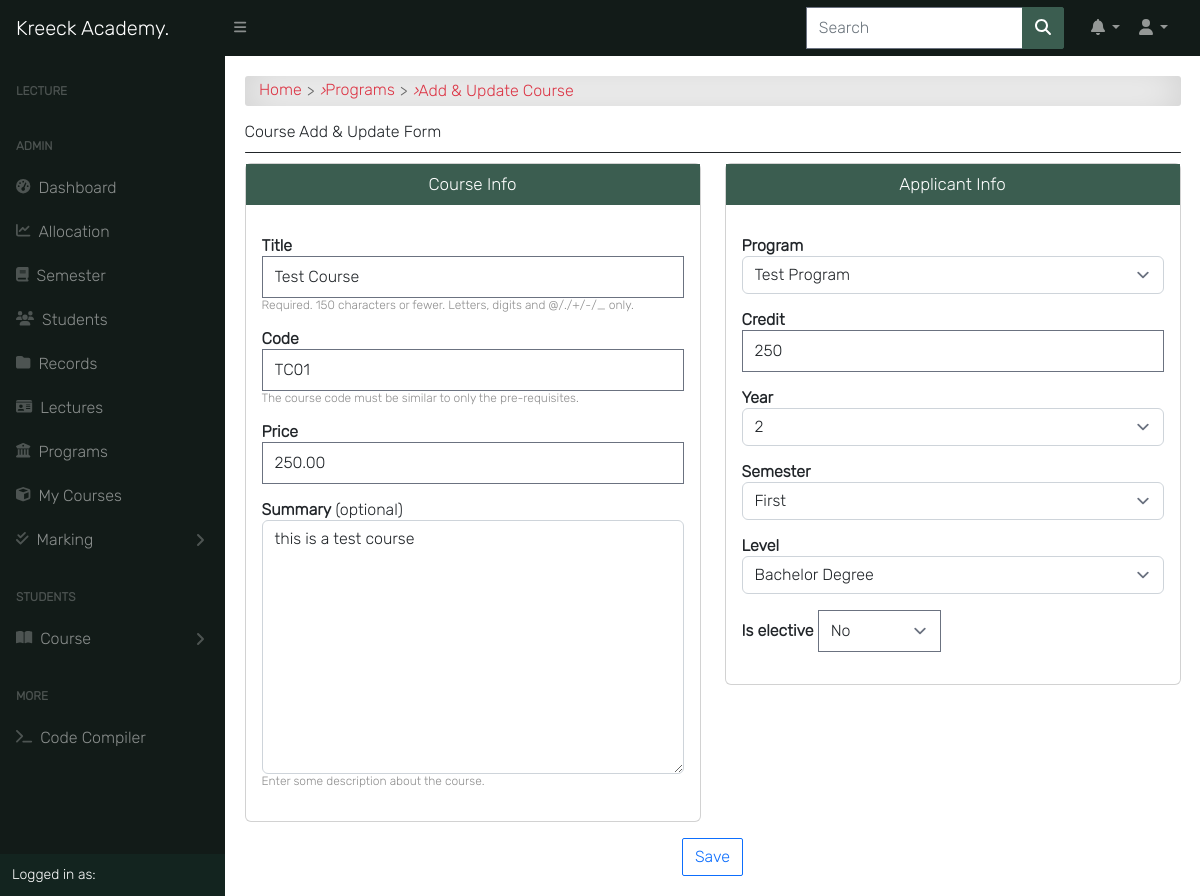
/programs/course/test-course/edit/ (signed in), run on the app's committed database.
### course/models.py (models this page shows, shortened)
class Course(models.Model):
    slug = models.SlugField(blank=True, unique=True)
    title = models.CharField(max_length=200, null=True)
    code = models.CharField(max_length=200, unique=True, null=True)
    credit = models.IntegerField(null=True, default=0)
    summary = models.TextField(max_length=200, blank=True, null=True)
    program = models.ForeignKey(Program, on_delete=models.CASCADE)
    level = models.CharField(max_length=25, choices=LEVEL, null=True)
    year = models.IntegerField(choices=YEARS, default=0)
    semester = models.CharField(choices=SEMESTER, max_length=200, null=True, blank=True)
    cohort = models.CharField(choices=COHORT_CHOICES, max_length=200, null=True, blank=True)
    is_elective = models.BooleanField(default=False, blank=True, null=True)
    price = models.DecimalField(max_digits=10, decimal_places=2, default=0.00)
    objects = CourseManager()

### course/views.py (the view)
# urls.py: path('course/<slug>/edit/', course_edit, name='edit_course'),
@cache_control(no_cache=True, must_revalidate=True, no_store=True)
@login_required
@lecturer_required
def course_edit(request, slug):
    course = get_object_or_404(Course, slug=slug)
    if request.method == 'POST':
        form = CourseAddForm(request.POST, instance=course)
        course_name = request.POST.get('title')
        course_code = request.POST.get('code')
        if form.is_valid():
            form.save()
            messages.success(request, (course_name + '(' + course_code + ')' + ' has been updated.'))
            return redirect('program_detail', pk=request.POST.get('program'))
        else:
            messages.error(request, 'Correct the error(s) below.')
    else:
        form = CourseAddForm(instance=course)
    return render(request, 'course/course_add.html', {
        'title': "Edit Course | Kreeck Academy",
        'form': form
    }, )

### course/forms.py
class CourseAddForm(forms.ModelForm):
    class Meta:
        model = Course
        fields = '__all__'
    def __init__(self, *args, **kwargs):
        super().__init__(*args, **kwargs)
        self.fields['title'].widget.attrs.update({'class': 'form-control'})
        self.fields['code'].widget.attrs.update({'class': 'form-control'})
        self.fields['credit'].widget.attrs.update({'class': 'form-control'})
        self.fields['summary'].widget.attrs.update({'class': 'form-control'})
        self.fields['program'].widget.attrs.update({'class': 'form-control'})
        self.fields['level'].widget.attrs.update({'class': 'form-control'})
        self.fields['year'].widget.attrs.update({'class': 'form-control'})
        self.fields['semester'].widget.attrs.update({'class': 'form-control'})
        self.fields['price'].widget.attrs.update({'class': 'form-control'})

### course/models.py (called while the page is built)
    def __str__(self):
        return self.title

### templates/course/course_add.html (shortened to what this page needs)
{% extends 'base.html' %}
{% load static %}
{% block content %}
<div id="input-nav">
    <a href="{% url 'home' %}" class="primary1">Home</a> <i>&rsaquo;</i>
    <a href="{% url 'programs' %}" class="primary1">Programs</a> <i>&rsaquo;</i> Add & Update Course
</div>
<div class="title">Course Add & Update Form</div>
<div class="title-line"></div>
<form action="" method="POST">{% csrf_token %}
    <div class="row">
        <div class="col-md-6">
            <div class="card">
                <p class="form-title">Course Info</p>
                <div class="p-3">
                    <div class="form-group">
                        <b>{{ form.title.label }}</b>
                        {{ form.title }}
                        <p class="text-muted-xs">Required. 150 characters or fewer. Letters, digits and @/./+/-/_ only.</p>
                    </div>
                    <div class="form-group">
                        <b>{{ form.code.label }}</b>
                        {{ form.code }}
                        <p class="text-muted-xs">The course code must be similar to only the pre-requisites.</p>
                    </div>
                    <div class="form-group">
                        <b>{{ form.price.label }}</b>
                        {{ form.price }}
                    </div>
                    <div class="form-group">
                        <b>{{ form.summary.label }}</b> (optional)
                        {{ form.summary }}
                        <p class="text-muted-xs">Enter some description about the course.</p>
                    </div>
                </div>
            </div>
        </div>
        <div class="col-md-6">
            <div class="card">
                <p class="form-title">Applicant Info</p>
                <div class="p-3">
                    <div class="form-group">
                        <b>{{ form.program.label }}</b>
                        {{ form.program }}
                    </div>
                    <div class="form-group">
                        <b>{{ form.credit.label }}</b>
                        {{ form.credit }}
                    </div>
                    <div class="form-group">
                        <b>{{ form.year.label }}</b>
                        {{ form.year }}
                    </div>
                    <div class="form-group">
                        <b>{{ form.semester.label }}</b>
                        {{ form.semester }}
                    </div>
                    <div class="form-group">
                        <b>{{ form.level.label }}</b>
                        {{ form.level }}
                    </div>
                    <div class="form-group">
                        <b>{{ form.is_elective.label }}</b>
                        {{ form.is_elective }}
                    </div>
                </div>
            </div>
        </div>
    </div>
    <center><input class="btn btn-outline-primary mt-3" type="submit" value="Save"></center>
</form>
{% endblock content %}

### static/css/style.css (style rules this page uses)
*, body { font-family: "Inter", sans-serif; }
body { background-color: #ffffff; }
.btn { border-radius: 2px; }
.text-muted-xs { font-size: 12px; color: #8d8d8d; }
#input-nav { display: -webkit-box; display: -ms-flexbox; display: flex; -ms-flex-wrap: wrap; flex-wrap: wrap; -webkit-box-align: center; -ms-flex-align: center; align-items: center; padding: 0.3rem 0.9rem; margin-bottom: 1rem; color: #dc3545; border-radius: 3px; background-color: #fff !important; -webkit-box-shadow: inset 0 0 2.5rem rgba(0, 0, 0, 0.2); box-shadow: inset 0 0 2.5rem rgba(0, 0, 0, 0.2); }
#input-nav a { color: #dc3545; }
#input-nav a::after { content: ">"; color: #666; margin: 0 5px; vertical-align: middle; }
a { color: #666; text-decoration: none; }
.form-group { margin-bottom: 1rem; }
.title-line { height: 1px; background-color: #212529; border-radius: 2em; margin: 10px auto; }
.form-title { display: -webkit-box; display: -ms-flexbox; display: flex; -webkit-box-align: center; -ms-flex-align: center; align-items: center; -webkit-box-pack: center; -ms-flex-pack: center; justify-content: center; font-weight: 400; font-size: 17px; padding: 10px; background: #3b5d50; color: #fff; text-align: center; margin-bottom: 15px; }

### data on the page
Course: title "Test Course", code "TC01", price "250.00", summary "this is a test course", program "Test Program", credit "250", year "2", semester "First", level "Bachelor Degree", is_elective "No"
